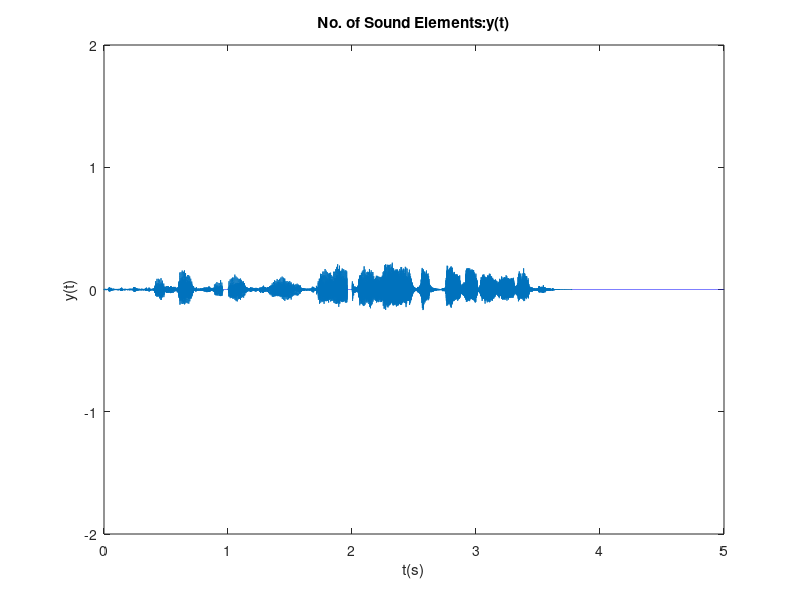

Here is the MATLAB script that generated this plot:
% FILE: Ex3.m
% NAME: Tianning Li
% DESCRIPTION: Audio FileRealignment

% Clear all variables and close all windows
clear all; close all; clc;

% load data
load s3.mat;
n=@(t) Fs*t+1;
h1 = zeros(n(4),1);
h1(n(1),1)=1;
h2 = zeros(n(4),1);
h2(n(0),1)=10;
h3 = zeros(n(4),1);
h3(n(2),1)=1;
y1 = conv(x1,h1);
y2 = conv(x2,h2);
y3 = conv(x3,h3);

if (length(y1)>length(y2) && length(y1)>length(y3))
    z2 = zeros(length(y1)-length(y2),1);
    z3 = zeros(length(y1)-length(y3),1);
    y2 = [y2; z2];
    y3 = [y3; z3];
elseif (length(y2)>length(y1) && length(y2)>length(y3))
    z1 = zeros(length(y2)-length(y1),1);
    z3 = zeros(length(y2)-length(y3),1);
    y1 = [y1; z1];
    y3 = [y3; z3];
elseif (length(y3)>length(y1) && length(y3)>length(y2))
    z1 = zeros(length(y3)-length(y1),1);
    z2 = zeros(length(y3)-length(y2),1);
    y1 = [y1; z1];
    y2 = [y2; z2];
end
y=y1+y2+y3;
t_y = (0:length(y) - 1) * (1/Fs);
plot(t_y,y);
xlim([0 5]);
ylim([-2 2]);
xlabel("t(s)");
ylabel("y(t)");
title("No. of Sound Elements:y(t)");
sound(y,Fs);
